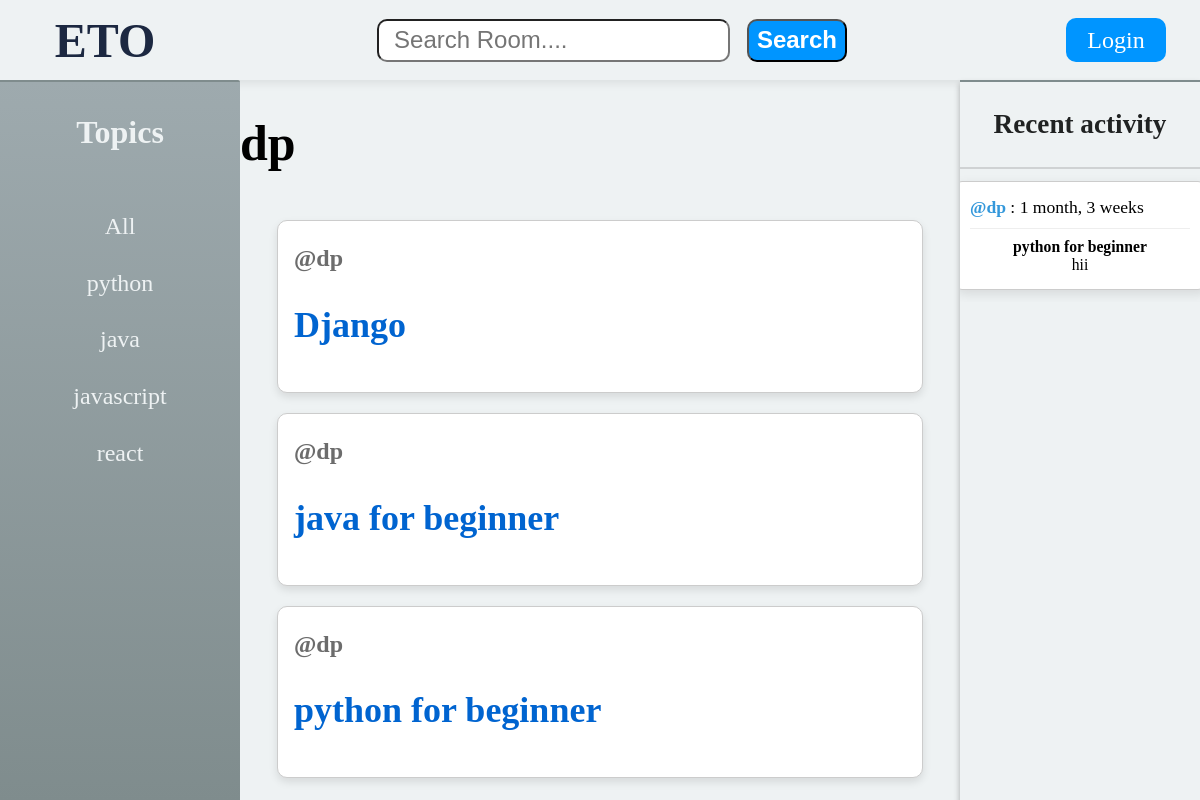
Page /profile/1/ on the committed database.
### base/models.py (models this page shows, shortened)
class Topic(models.Model):
    name = models.CharField(max_length = 200)

class Room(models.Model):
    host = models.ForeignKey(User,on_delete=models.SET_NULL,null=True)
    topic = models.ForeignKey(Topic,on_delete=models.SET_NULL,null=True)
    name = models.CharField(max_length = 200)
    description = models.TextField(null = True)
    participants = models.ManyToManyField(User,related_name="participants",blank=True)
    updated = models.DateTimeField(auto_now = True)
    created = models.DateTimeField(auto_now_add = True)
    class Meta:
        ordering = ['-created','-updated']
    def __str__(self):
        return self.name

class Message(models.Model):
    user = models.ForeignKey(User,on_delete=models.CASCADE)
    room = models.ForeignKey(Room,on_delete=models.CASCADE)
    body = models.TextField()
    updated = models.DateTimeField(auto_now = True)
    created = models.DateTimeField(auto_now_add = True)

### base/views.py (the view)
# urls.py: path('profile/<str:pk>/',views.profile,name="profile"),
def profile(request,pk):
    user = User.objects.get(id=pk)
    rooms = user.room_set.all()
    room_messages = user.message_set.all()
    topics = Topic.objects.all()
    context={'user':user,'data':rooms,'room_message':room_messages,'topic':topics,'loginpage':True}
    return  render(request,"base/profile.html",context)

### base/templates/base/profile.html (shortened to what this page needs)
{% extends 'main.html'%}
{%block content%}
<div class='parent'>
    <div class="topic">
    {% include 'base/topic_component.html' %}
    </div>
    <div>
    <h1>{{user.username}}</h1>
    {% include 'base/feed_component.html' %}
    </div>
    <div class="activity_part">
    {% include 'base/activity_component.html' %}
    </div>
</div>
{%endblock content%}

### base/templates/base/topic_component.html
<div><p>Topics</p></div>
<div class='all'> <a href="{% url 'home' %}"> All </a> </div>
{% for t in topic %}
    <div class='remaining'> <a href="{% url 'home' %}?q={{t.name}}"> {{t.name}} </a> </div>
{% endfor %}

### base/templates/base/feed_component.html (shortened to what this page needs)
<div class="activity">
{% for d in data %}
    <div class="feed_cards">
        <div class="profile_name"><h4> <a href="{% url 'profile' d.host.id %}"><span> @{{d.host}} </span></a> </h4></div>
        <h2> <a href='{% url "room" d.id %}'> {{d.name}} </a> </h2>
     </div>
{% endfor %}
</div>

### base/templates/base/activity_component.html
<div class="recent">
    <h3> Recent activity </h3>
</div>
<div class='cards'>
    {% for messag in room_message%}
        <div class="card">
            <a href="{% url 'profile' messag.user.id %}"><span> @{{messag.user}} </span></a>
            : {{messag.created | timesince}}
            <hr/>
            <div class="room_name">
                {{messag.room}}
            </div>
            <div>
                {{messag.body}}
            </div>
        </div>
    {% endfor %}
</div>

### static/styles/main.css (style rules this page uses)
body { margin: 0px; font-size: 25px; background-color: #eef2f3; }
.parent { display: grid; grid-template-columns: 1fr 3fr 1fr; }
.parent > .topic { display: flex; flex-direction: column; gap: 4%; align-items: center; background: linear-gradient(to bottom, #9eaaae, #7f8c8d); color:#eef2f3; border-top-right-radius: 2px; height: 90vh; border-top: 2px solid #7f8c8d; }
.parent > .topic > div > p { font-size: 2rem; font-weight: bolder; display:inline-block; }
.parent > .topic > div > a { text-decoration: none; color:#eef2f3; font-size: 1.5rem; }
.parent > .activity_part { display: flex; align-items: center; flex-direction: column; background-color: #eef2f3; height: 90vh; overflow: auto; border-top: 2px solid #7f8c8d; box-shadow: 0 4px 6px rgba(0, 0, 0, 0.3); }
.parent > .activity_part > div > h3 { text-align: center; font-size: 1.7rem; color: #202222; }
.parent > .activity_part > div.cards { overflow: auto; border-top: 2px solid rgba(136, 136, 136, 0.3); }
.cards { display: flex; flex-wrap: wrap; justify-content: space-around; padding: 2px; }
.card { border: 1px solid #ccc; border-radius: 8px; box-shadow: 2px 4px 12px rgba(0, 0, 0, 0.1); margin: 10px; padding: 15px; flex-shrink: 1; width: 220px; background-color: #fff; font-size: 1.1rem; }
.card a { text-decoration: none; color: #3498db; font-weight: bold; }
.card hr { margin-top: 10px; border: none; border-top: 1px solid #eee; }
.card div { font-size: 0.98rem; text-align: center; }
.card > div.room_name { font-weight: bold; }
.card span { font-weight: bold; }
.activity { display: flex; flex-direction: column; gap: 20px; align-items:center; justify-content: start; box-sizing: border-box; padding-bottom: 30px; }
.feed_cards { font-size: 1.5rem; width: 85%; border: 1px solid #ccc; border-radius: 10px; padding: 16px; box-shadow: 0 4px 8px rgba(0, 0, 0, 0.1); background-color: #fff; position: relative; top: 15px; }
.feed_cards .profile_name h4 a { text-decoration: none; color: #6c6c6c; transition: all 0.5s; }
.feed_cards h2 a { text-decoration: none; color: #0064d0; transition: all 0.3s; }
.feed_cards h4 { margin-top: 8px; }

### base/templates/base/profile.html (style rules this page uses)
.parent { display: grid; grid-template-columns: 1fr 3fr 1fr; }

### rows in the picture
Topic: name "python"
Topic: name "java"
Topic: name "javascript"
Topic: name "react"
Room: host "dp", name "Django"
Room: host "dp", name "java for beginner"
Room: host "dp", name "python for beginner"
Message: user "dp", created "1 month, 3 weeks", room "python for beginner", body "hii"

### other values in the picture
{{ user.username }} "dp"
